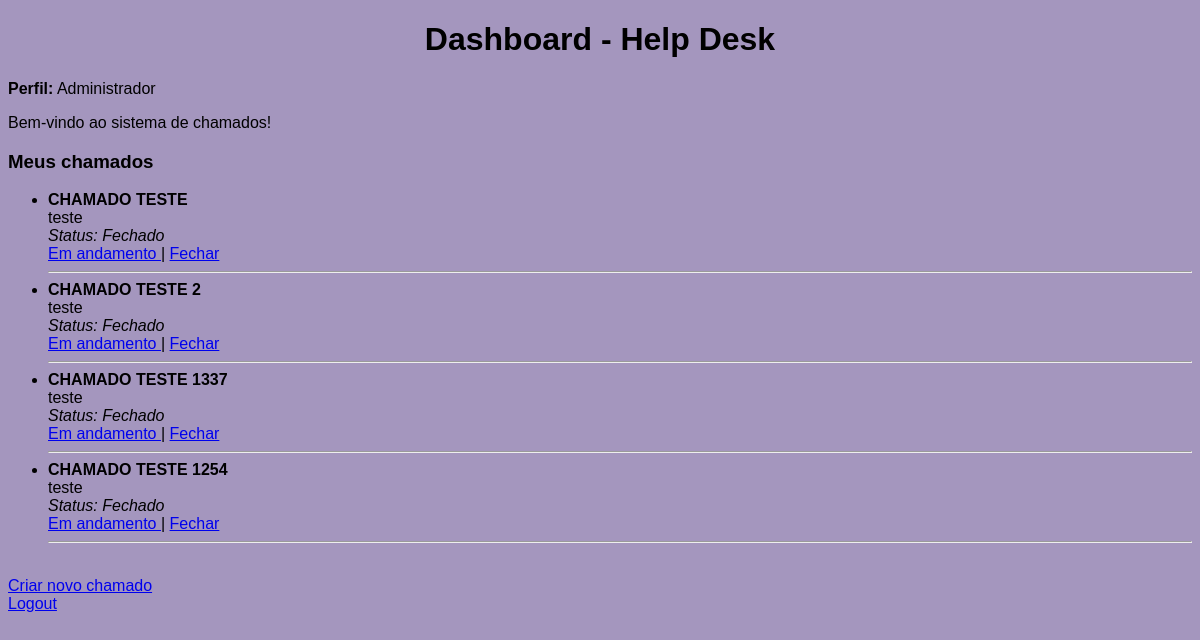
The app's page /dashboard (signed in) with its own data.
### tables this page shows
CREATE TABLE tickets (
    id INTEGER PRIMARY KEY AUTOINCREMENT,
    titulo TEXT NOT NULL,
    descricao TEXT NOT NULL,
    status TEXT NOT NULL,
    user_id INTEGER NOT NULL
);

### app.py (the view)
@app.route('/dashboard')
def dashboard():
    if 'user_id' not in session:
        return redirect(url_for('login'))
    conn = get_db_connection()
    cursor = conn.cursor()
    if session.get('is_admin'):
        cursor.execute("SELECT * FROM tickets")
    else:
        cursor.execute(
            "SELECT * FROM tickets WHERE user_id = ?",
            (session['user_id'],)
        )
    tickets = cursor.fetchall()
    conn.close()
    return render_template('dashboard.html', tickets=tickets)

### app.py (called while the page is built)
def get_db_connection():
    conn = sqlite3.connect('database.db')
    return conn

### templates/dashboard.html (shortened to what this page needs)
<!DOCTYPE html>
<html lang="pt-br">
<head>
    <link rel="stylesheet" href="{{ url_for('static', filename='style.css') }}">
</head>
<body>
    <h1>Dashboard - Help Desk</h1>
    {% if session.is_admin %}
        <p><strong>Perfil:</strong> Administrador</p>
    {% else %}
        <p><strong>Perfil:</strong> Usuário</p>
    {% endif %}
    <p>Bem-vindo ao sistema de chamados!</p>
    <h3>Meus chamados</h3>
    {% if tickets %}
        <ul>
            {% for ticket in tickets %}
                <li>
                    <strong>{{ ticket[1] }}</strong><br>
                    {{ ticket[2] }}<br>
                    <em>Status: {{ ticket[3] }}</em><br>
                    <a href="{{ url_for('update_status', ticket_id=ticket[0], status='Em andamento') }}">
                        Em andamento
                    </a> |
                    <a href="{{ url_for('update_status', ticket_id=ticket[0], status='Fechado') }}">
                        Fechar
                    </a>
                </li>
                <hr>
            {% endfor %}
        </ul>
    {% else %}
        <p>Você ainda não criou nenhum chamado.</p>
    {% endif %}
    <br>
    <a href="{{ url_for('create_ticket') }}">Criar novo chamado</a><br>
    <a href="{{ url_for('logout') }}">Logout</a>
</body>
</html>

### static/style.css (style rules this page uses)
body { font-family: Arial, Helvetica, sans-serif; background-color: rgb(164, 150, 190); }
h1 { text-align: center; }

### records on screen
tickets: titulo "CHAMADO TESTE", descricao "teste", status "Fechado"
tickets: titulo "CHAMADO TESTE 2", descricao "teste", status "Fechado"
tickets: titulo "CHAMADO TESTE 1337", descricao "teste", status "Fechado"
tickets: titulo "CHAMADO TESTE 1254", descricao "teste", status "Fechado"
